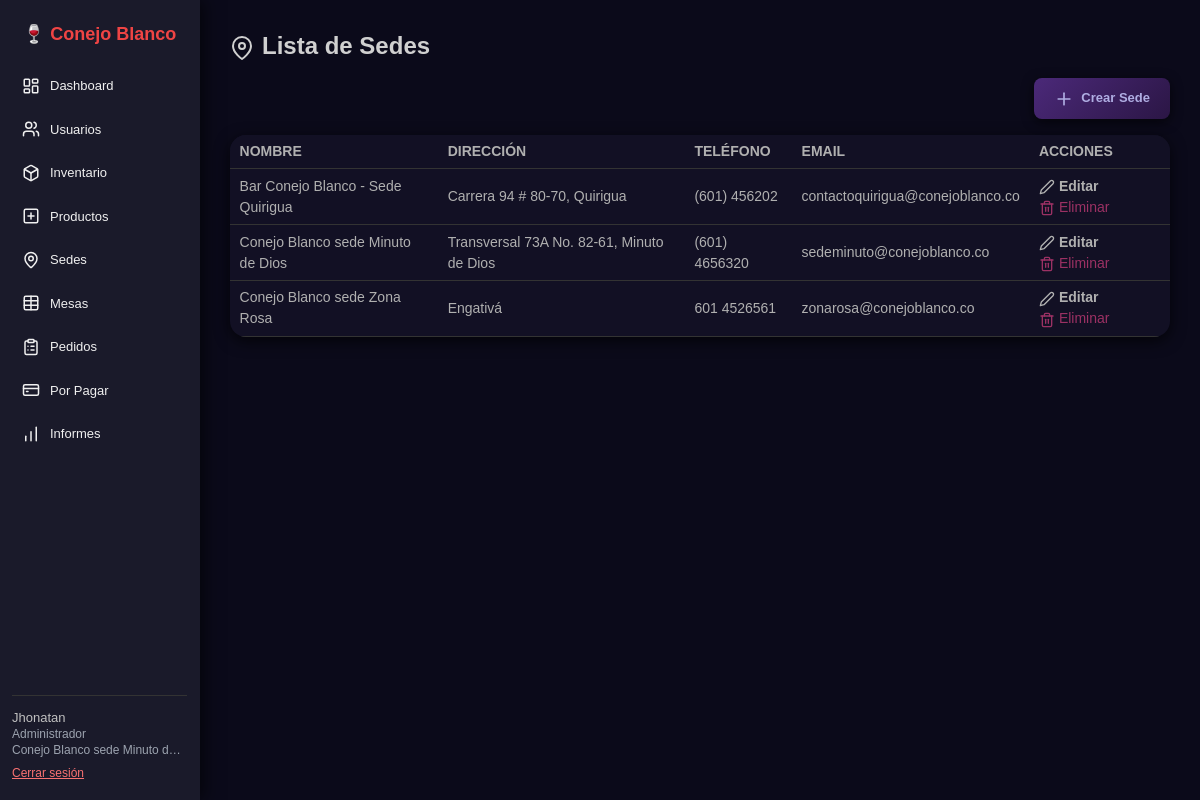
The app's page /api/sede/listar/ (signed in) with its own data.
### usuarios/models.py (models this page shows, shortened)
class Usuario(AbstractUser):
    rol = models.CharField(max_length=20, choices=ROLES)
    sede = models.ForeignKey(Sede, on_delete=models.CASCADE, null=True, blank=False)

### sede/models.py (models this page shows, shortened)
class Sede(models.Model):
    nombre = models.CharField(max_length=100)
    direccion = models.CharField(max_length=255)
    telefono = models.CharField(max_length=20)
    email = models.EmailField()

### sede/views.py (the view)
# urls.py: path('listar/', views.listar_sedes, name='listar_sedes'),
@login_required
def listar_sedes(request):
    sedes = Sede.objects.all()
    return render(request, 'sedes/listar_sedes.html', {'sedes': sedes})

### usuarios/context_processors.py (called while the page is built)
def es_admin_processor(request):
    if request.user.is_authenticated:
        return {'es_administrador': request.user.rol == 'administrador'}
    return {'es_administrador': False}

### templates/sedes/listar_sedes.html (shortened to what this page needs)
{% extends 'base.html' %}
{% load static %}
{% block head %}
<link rel="stylesheet" href="{% static 'css/sedes/listar_sedes.css' %}">
{% endblock %}
{% block content %}
<div class="contenedor-sedes">
  <h2 class="text-2xl font-bold mb-4">
    <i data-feather="map-pin" class="inline-block w-6 h-6 mr-2"></i>Lista de Sedes
  </h2>
  <div class="flex justify-end mb-4">
    <button id="btnCrearSede" class="btn-filtrar custom-btn-filtrar">
      <i data-feather="plus" class="inline-block w-5 h-5 mr-1"></i> Crear Sede
    </button>
  </div>
  <table class="tabla-sedes">
    <thead>
      <tr>
        <th>Nombre</th>
        <th>Dirección</th>
        <th>Teléfono</th>
        <th>Email</th>
        <th>Acciones</th>
      </tr>
    </thead>
    <tbody>
      {% for sede in sedes %}
      <tr>
        <td>{{ sede.nombre }}</td>
        <td>{{ sede.direccion }}</td>
        <td>{{ sede.telefono }}</td>
        <td>{{ sede.email }}</td>
        <td>
          <button class="btn-editar"
                  data-id="{{ sede.id }}"
                  data-nombre="{{ sede.nombre }}"
                  data-direccion="{{ sede.direccion }}"
                  data-telefono="{{ sede.telefono }}"
                  data-email="{{ sede.email }}">
            <i data-feather="edit-2" class="inline-block w-4 h-4 mr-1"></i>Editar
          </button>
          <form action="{% url 'eliminar_sede' sede.id %}" method="post" style="display:inline;">
            <button type="submit" onclick="return confirm('¿Estás seguro de eliminar esta sede?')">
              <i data-feather="trash-2" class="inline-block w-4 h-4 mr-1"></i>Eliminar
            </button>
          </form>
        </td>
      </tr>
      {% endfor %}
    </tbody>
  </table>
</div>
{% endblock %}

### templates/base.html (shortened to what this page needs)
{% load static %}
<!DOCTYPE html>
<html lang="es">
<head>
    <script src="https://cdn.tailwindcss.com"></script>
    <link rel="stylesheet" href="{% static 'css/base_estilos.css' %}">
    {% block head %}{% endblock %}
</head>
<body class="flex bg-gray-900 text-white min-h-screen">
    <aside class="sidebar">
        <div class="sidebar-header">
            <h1 class="text-lg font-bold text-red-500 text-center">🍷 Conejo Blanco</h1>
        </div>
        <nav class="sidebar-nav">
            {% if user.is_authenticated %}
                {% if user.rol == 'administrador' %}
                    <a href="{% url 'panel_general' %}"><i data-lucide="layout-dashboard"></i> Dashboard</a>
                    <a href="{% url 'listar_usuarios' %}"><i data-lucide="users"></i> Usuarios</a>
                    <a href="{% url 'lista_productos' %}"><i data-lucide="box"></i> Inventario</a>
                    <a href="{% url 'crear_producto' %}"><i data-lucide="plus-square"></i> Productos</a>
                    <a href="{% url 'listar_sedes' %}"><i data-lucide="map-pin"></i> Sedes</a>
                    <a href="{% url 'ver_mesas' %}"><i data-lucide="table"></i> Mesas</a>
                    <a href="{% url 'ver_pedidos' %}"><i data-lucide="clipboard-list"></i> Pedidos</a>
                    <a href="{% url 'pedidos_por_pagar' %}"><i data-lucide="credit-card"></i> Por Pagar</a>
                    <a href="{% url 'informe_producto' %}"><i data-lucide="bar-chart"></i> Informes</a>
                {% elif user.rol == 'mesero' %}
                    <a href="{% url 'panel_general' %}"><i data-lucide="layout-dashboard"></i> Dashboard</a>
                    <a href="{% url 'ver_mesas' %}"><i data-lucide="table"></i> Mesas</a>
                    <a href="{% url 'ver_pedidos' %}"><i data-lucide="clipboard-list"></i> Pedidos</a>
                {% endif %}
            {% endif %}
        </nav>
        {% if user.is_authenticated %}
        <div class="sidebar-user">
            <p class="font-medium truncate">{{ user.first_name }}</p>
            <p class="text-xs text-gray-400 capitalize">{{ user.rol }}</p>
            <p class="text-xs text-gray-400 truncate">{{ user.sede.nombre|default:"Sin sede" }}</p>
            <a href="{% url 'logout' %}" class="logout-link">Cerrar sesión</a>
        </div>
        {% endif %}
    </aside>
    <main class="main-content">
        {% block content %}{% endblock %}
    </main>
</body>
</html>

### static/css/base_estilos.css (style rules this page uses)
body { font-family: 'Rubik', sans-serif; background-color: #1a1a2a ; color: #f0f0f0; }
.sidebar { width: 200px; height: 100vh; background: #1a1a2a ; position: fixed; top: 0; left: 0; display: flex; flex-direction: column; padding: 20px 12px; border-right: 1px solid #1a1a2a ; box-shadow: 4px 0 16px rgba(0, 0, 0, 0.6); font-size: 14px; }
.sidebar-header { margin-bottom: 20px; }
.sidebar-nav { flex-grow: 1; display: flex; flex-direction: column; gap: 8px; }
.sidebar-nav a { display: flex; align-items: center; gap: 10px; padding: 8px 10px; border-radius: 8px; text-decoration: none; color: #f0f0f0; transition: all 0.2s ease-in-out; font-size: 13px; }
.sidebar-nav a svg { width: 18px; height: 18px; }
.sidebar-user { margin-top: auto; border-top: 1px solid #333; padding-top: 14px; font-size: 13px; line-height: 1.2; }
.logout-link { display: block; margin-top: 8px; color: #f87171; text-decoration: underline; font-size: 12px; }
.main-content { margin-left: 200px; padding: 30px; width: calc(100% - 200px); }

### static/css/sedes/listar_sedes.css (style rules this page uses)
body { font-family: 'Rubik', sans-serif; background-color: #0b0a1a !important; color: #c0c0c0 !important; }
h2 { color: #d0d0d0 !important; font-size: 28px; margin-bottom: 20px; font-weight: 700; }
.custom-btn-filtrar { background: linear-gradient(135deg, #4b2979, #2b1645) !important; color: #b0aee3 !important; border: none; border-radius: 8px; padding: 10px 20px; font-size: 13px; font-weight: 700; box-shadow: 0 3px 12px rgba(0, 0, 0, 0.65) !important; transition: background 0.3s ease, transform 0.15s ease; cursor: pointer; }
button.btn-editar { font-weight: 700; color: #b0b0b0 !important; background: transparent; border: none; cursor: pointer; transition: color 0.3s ease, transform 0.15s ease; font-size: 14px; }
button[type="submit"] { color: #9c3164 !important; background: transparent; border: none; cursor: pointer; transition: color 0.3s ease, transform 0.15s ease; font-size: 14px; }
table { border-collapse: collapse; width: 100%; background-color: #121024 !important; border-radius: 1rem !important; overflow: hidden; box-shadow: 0 4px 15px rgba(0, 0, 0, 0.7) !important; color: #b0b0b0 !important; }
thead { background-color: #121024 !important; text-transform: uppercase; font-size: 14px; color: #999999 !important; }
th, td { padding: 0.4rem 0.6rem !important; text-align: left; border-bottom: 1px solid #333 !important; color: #b0b0b0 !important; font-size: 14px; }

### records on screen
Usuario: first_name "Jhonatan", rol "Administrador", sede.nombre "Conejo Blanco sede Minuto d…"
Sede: nombre "Bar Conejo Blanco - Sede Quirigua", direccion "Carrera 94 # 80-70, Quirigua", telefono "(601) 456202", email "contactoquirigua@conejoblanco.co"
Sede: nombre "Conejo Blanco sede Minuto de Dios", direccion "Transversal 73A No. 82-61, Minuto de Dios", telefono "(601) 4656320", email "sedeminuto@conejoblanco.co"
Sede: nombre "Conejo Blanco sede Zona Rosa", direccion "Engativá", telefono "601 4526561", email "zonarosa@conejoblanco.co"
